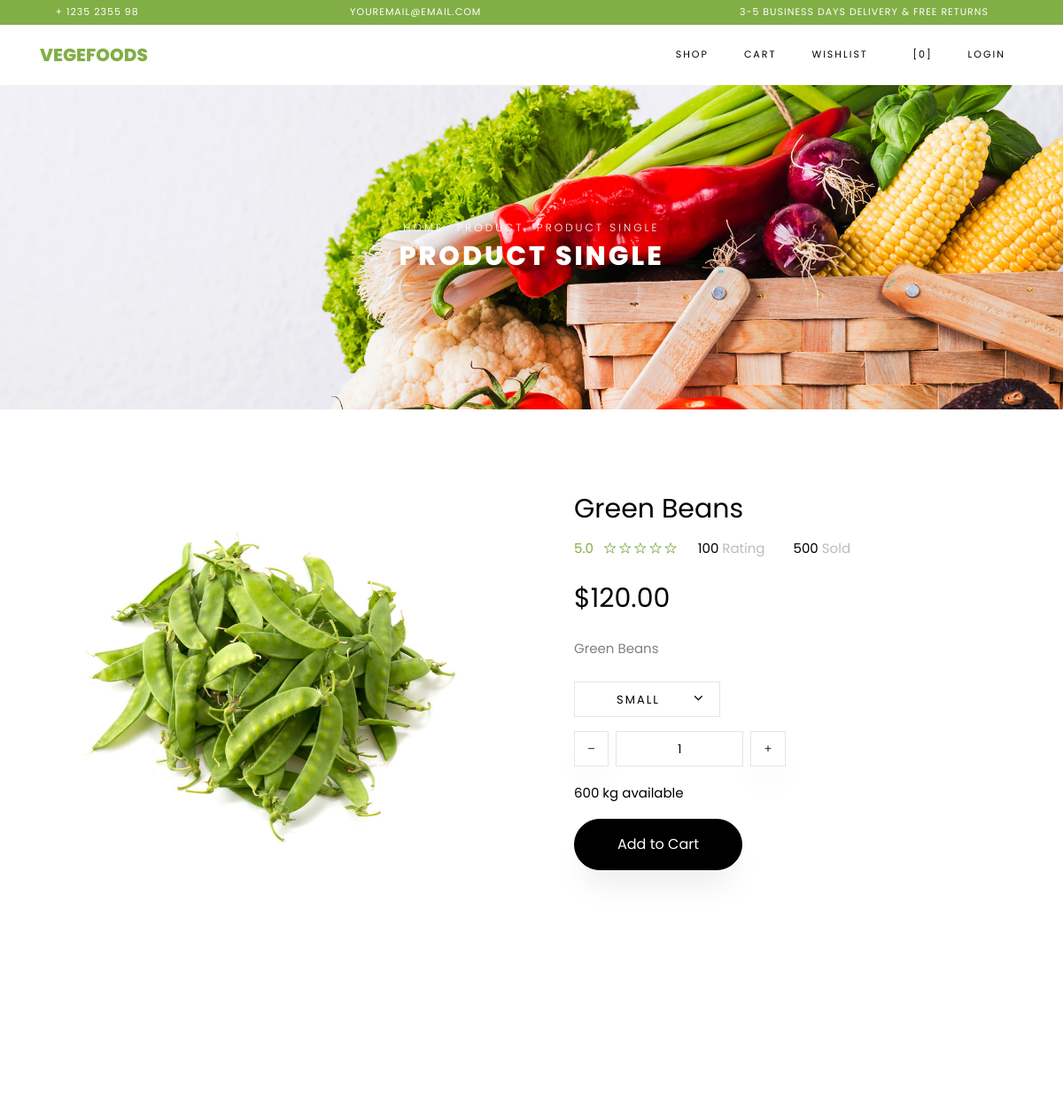
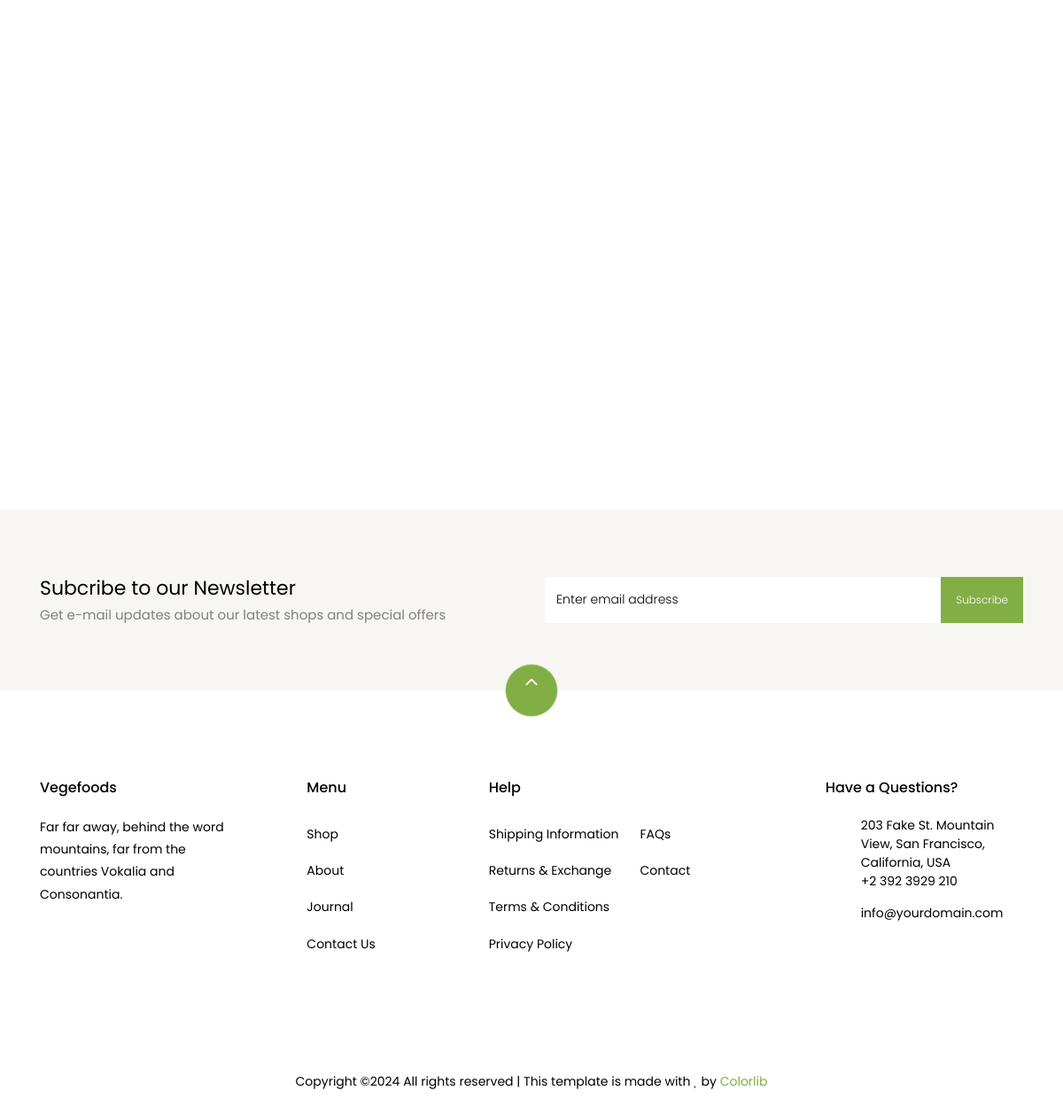
Page /product/3/ on the committed database (2 pictures, top to bottom).
### store/models.py (models this page shows, shortened)
class Product(models.Model):
    name = models.CharField(max_length=255)
    description = models.TextField()
    price = models.DecimalField(max_digits=10, decimal_places=2)
    image = models.ImageField(upload_to='static/products/', null=True,
                              blank=True)
    category = models.ForeignKey(Category, on_delete=models.CASCADE)
    created_time = models.DateTimeField(auto_now_add=True)
    updated_time = models.DateTimeField(auto_now=True)

### store/views.py (the view)
# urls.py: path('product/<int:id>/', ProductSingleView.as_view(), name='product'),
class ProductSingleView(View):
    def get(self, request, id):
        data = Product.objects.get(id=id)
        return render(request,
                      "store/product-single.html",
                      context={'name': data.name,
                               'description': data.description,
                               'price': data.price,
                               'rating': 5.0,
                               'url': data.image.url,
                               })

### store/templates/store/product-single.html (shortened to what this page needs)
{% extends 'store/base.html' %}
{% load static %}
{% block content %}
    <div class="hero-wrap hero-bread" style="background-image: url({% static 'store/images/bg_1.jpg'%});">
      <div class="container">
        <div class="row no-gutters slider-text align-items-center justify-content-center">
          <div class="col-md-9 ftco-animate text-center">
          	<p class="breadcrumbs"><span class="mr-2"><a href="index.html">Home</a></span> <span class="mr-2"><a href="index.html">Product</a></span> <span>Product Single</span></p>
            <h1 class="mb-0 bread">Product Single</h1>
          </div>
        </div>
      </div>
    </div>
    <section class="ftco-section">
    	<div class="container">
    		<div class="row">
    			<div class="col-lg-6 mb-5 ftco-animate">
    				<a href="{{ url }}" class="image-popup"><img src="{{ url }}" class="img-fluid" alt="Colorlib Template"></a>
    			</div>
    			<div class="col-lg-6 product-details pl-md-5 ftco-animate">
    				<h3>{{name}}</h3>
    				<div class="rating d-flex">
							<p class="text-left mr-4">
								<a href="#" class="mr-2">{{rating}}</a>
								<a href="#"><span class="ion-ios-star-outline"></span></a>
								<a href="#"><span class="ion-ios-star-outline"></span></a>
								<a href="#"><span class="ion-ios-star-outline"></span></a>
								<a href="#"><span class="ion-ios-star-outline"></span></a>
								<a href="#"><span class="ion-ios-star-outline"></span></a>
							</p>
							<p class="text-left mr-4">
								<a href="#" class="mr-2" style="color: #000;">100 <span style="color: #bbb;">Rating</span></a>
							</p>
							<p class="text-left">
								<a href="#" class="mr-2" style="color: #000;">500 <span style="color: #bbb;">Sold</span></a>
							</p>
						</div>
    				<p class="price"><span>${{price}}</span></p>
    				<p>{{description}}
						</p>
						<div class="row mt-4">
							<div class="col-md-6">
								<div class="form-group d-flex">
		              <div class="select-wrap">
	                  <div class="icon"><span class="ion-ios-arrow-down"></span></div>
	                  <select name="" id="" class="form-control">
	                  	<option value="">Small</option>
	                  </select>
	                </div>
		            </div>
							</div>
							<div class="input-group col-md-6 d-flex mb-3">
	             	<span class="input-group-btn mr-2">
	                	<button type="button" class="quantity-left-minus btn"  data-type="minus" data-field="">
	                   <i class="ion-ios-remove"></i>
	                	</button>
	            		</span>
	             	<input type="text" id="quantity" name="quantity" class="form-control input-number" value="1" min="1" max="100">
	             	<span class="input-group-btn ml-2">
	                	<button type="button" class="quantity-right-plus btn" data-type="plus" data-field="">
	                     <i class="ion-ios-add"></i>
	                 </button>
	             	</span>
	          	</div>
	          	<div class="col-md-12">
	          		<p style="color: #000;">600 kg available</p>
	          	</div>
          	</div>
          	<p><a href="cart.html" class="btn btn-black py-3 px-5">Add to Cart</a></p>
    			</div>
    		</div>
    	</div>
    </section>
    <section class="ftco-section">
    	<div class="container">
				<div class="row justify-content-center mb-3 pb-3">
        </div>
    	</div>
    	<div class="container">
    		<div class="row">
    		</div>
    	</div>
    </section>
		<section class="ftco-section ftco-no-pt ftco-no-pb py-5 bg-light">
      <div class="container py-4">
        <div class="row d-flex justify-content-center py-5">
          <div class="col-md-6">
          	<h2 style="font-size: 22px;" class="mb-0">Subcribe to our Newsletter</h2>
          	<span>Get e-mail updates about our latest shops and special offers</span>
          </div>
          <div class="col-md-6 d-flex align-items-center">
            <form action="#" class="subscribe-form">
              <div class="form-group d-flex">
                <input type="text" class="form-control" placeholder="Enter email address">
                <input type="submit" value="Subscribe" class="submit px-3">
              </div>
            </form>
          </div>
        </div>
      </div>
    </section>
{% endblock %}

### rows in the picture
Product: name "Green Beans", price "120.00", description "Green Beans"

### other values in the picture
{{ rating }} "5.0"
